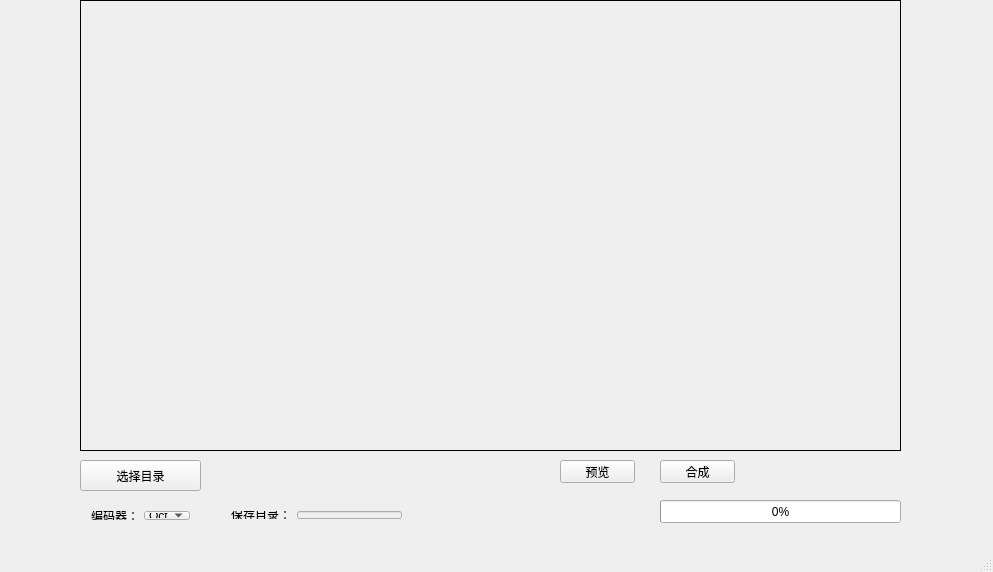
<?xml version="1.0" encoding="UTF-8"?>
<ui version="4.0">
 <class>OutputWindow</class>
 <widget class="QMainWindow" name="OutputWindow">
  <property name="geometry">
   <rect>
    <x>0</x>
    <y>0</y>
    <width>993</width>
    <height>572</height>
   </rect>
  </property>
  <property name="windowTitle">
   <string>MainWindow</string>
  </property>
  <widget class="QWidget" name="centralWidget">
   <widget class="QProgressBar" name="progressBar">
    <property name="geometry">
     <rect>
      <x>660</x>
      <y>500</y>
      <width>241</width>
      <height>23</height>
     </rect>
    </property>
    <property name="value">
     <number>0</number>
    </property>
    <property name="textVisible">
     <bool>true</bool>
    </property>
   </widget>
   <widget class="QPushButton" name="btCompound">
    <property name="geometry">
     <rect>
      <x>660</x>
      <y>460</y>
      <width>75</width>
      <height>23</height>
     </rect>
    </property>
    <property name="text">
     <string>合成</string>
    </property>
   </widget>
   <widget class="QPushButton" name="btPreView">
    <property name="geometry">
     <rect>
      <x>560</x>
      <y>460</y>
      <width>75</width>
      <height>23</height>
     </rect>
    </property>
    <property name="text">
     <string>预览</string>
    </property>
   </widget>
   <widget class="QPushButton" name="btNext">
    <property name="geometry">
     <rect>
      <x>900</x>
      <y>180</y>
      <width>81</width>
      <height>111</height>
     </rect>
    </property>
    <property name="text">
     <string/>
    </property>
    <property name="icon">
     <iconset resource="res/res.qrc">
      <normaloff>:/icon/next.png</normaloff>:/icon/next.png</iconset>
    </property>
    <property name="iconSize">
     <size>
      <width>60</width>
      <height>60</height>
     </size>
    </property>
    <property name="flat">
     <bool>true</bool>
    </property>
   </widget>
   <widget class="QPushButton" name="btPrevious">
    <property name="geometry">
     <rect>
      <x>10</x>
      <y>180</y>
      <width>61</width>
      <height>121</height>
     </rect>
    </property>
    <property name="text">
     <string/>
    </property>
    <property name="icon">
     <iconset resource="res/res.qrc">
      <normaloff>:/icon/previous.png</normaloff>:/icon/previous.png</iconset>
    </property>
    <property name="iconSize">
     <size>
      <width>60</width>
      <height>60</height>
     </size>
    </property>
    <property name="flat">
     <bool>true</bool>
    </property>
   </widget>
   <widget class="QPushButton" name="chooseDirectory">
    <property name="geometry">
     <rect>
      <x>80</x>
      <y>460</y>
      <width>121</width>
      <height>31</height>
     </rect>
    </property>
    <property name="text">
     <string>选择目录</string>
    </property>
   </widget>
   <widget class="QLabel" name="useTime">
    <property name="geometry">
     <rect>
      <x>770</x>
      <y>460</y>
      <width>91</width>
      <height>20</height>
     </rect>
    </property>
    <property name="text">
     <string/>
    </property>
   </widget>
   <widget class="QLabel" name="pictureMap">
    <property name="geometry">
     <rect>
      <x>80</x>
      <y>0</y>
      <width>821</width>
      <height>451</height>
     </rect>
    </property>
    <property name="styleSheet">
     <string notr="true">border-color: rgb(0, 0, 0);
border-width: 1px;
border-style: solid;</string>
    </property>
    <property name="text">
     <string/>
    </property>
   </widget>
   <widget class="QWidget" name="layoutWidget">
    <property name="geometry">
     <rect>
      <x>230</x>
      <y>460</y>
      <width>219</width>
      <height>22</height>
     </rect>
    </property>
    <layout class="QHBoxLayout" name="horizontalLayout">
     <item>
      <widget class="QLabel" name="label">
       <property name="text">
        <string>文件名：</string>
       </property>
      </widget>
     </item>
     <item>
      <widget class="QLineEdit" name="filename"/>
     </item>
     <item>
      <widget class="QLabel" name="label_4">
       <property name="text">
        <string>.gif</string>
       </property>
      </widget>
     </item>
    </layout>
   </widget>
   <widget class="QWidget" name="layoutWidget">
    <property name="geometry">
     <rect>
      <x>220</x>
      <y>500</y>
      <width>239</width>
      <height>30</height>
     </rect>
    </property>
    <layout class="QHBoxLayout" name="horizontalLayout_2">
     <item>
      <widget class="QLabel" name="label_3">
       <property name="text">
        <string>保存目录：</string>
       </property>
      </widget>
     </item>
     <item>
      <widget class="QLineEdit" name="filedirectory">
       <property name="enabled">
        <bool>false</bool>
       </property>
      </widget>
     </item>
     <item>
      <widget class="QPushButton" name="btgetFilePath">
       <property name="text">
        <string/>
       </property>
       <property name="icon">
        <iconset resource="res/res.qrc">
         <normaloff>:/icon/folder.png</normaloff>:/icon/folder.png</iconset>
       </property>
       <property name="iconSize">
        <size>
         <width>20</width>
         <height>20</height>
        </size>
       </property>
       <property name="flat">
        <bool>true</bool>
       </property>
      </widget>
     </item>
    </layout>
   </widget>
   <widget class="QWidget" name="layoutWidget">
    <property name="geometry">
     <rect>
      <x>80</x>
      <y>500</y>
      <width>121</width>
      <height>31</height>
     </rect>
    </property>
    <layout class="QHBoxLayout" name="horizontalLayout_3">
     <item>
      <widget class="QLabel" name="label_2">
       <property name="text">
        <string>编码器：</string>
       </property>
      </widget>
     </item>
     <item>
      <widget class="QComboBox" name="comboBox">
       <item>
        <property name="text">
         <string>Oct</string>
        </property>
       </item>
       <item>
        <property name="text">
         <string>Neu</string>
        </property>
       </item>
      </widget>
     </item>
    </layout>
   </widget>
  </widget>
  <widget class="QStatusBar" name="statusBar"/>
 </widget>
 <layoutdefault spacing="6" margin="11"/>
 <resources>
  <include location="res/res.qrc"/>
 </resources>
 <connections/>
</ui>
